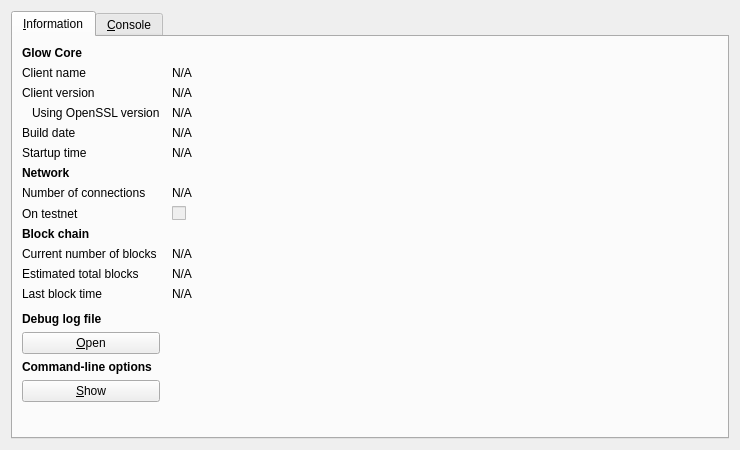
<?xml version="1.0" encoding="UTF-8"?>
<ui version="4.0">
 <class>RPCConsole</class>
 <widget class="QDialog" name="RPCConsole">
  <property name="geometry">
   <rect>
    <x>0</x>
    <y>0</y>
    <width>740</width>
    <height>450</height>
   </rect>
  </property>
  <property name="windowTitle">
   <string>Glow - Debug window</string>
  </property>
  <layout class="QVBoxLayout" name="verticalLayout_2">
   <item>
    <widget class="QTabWidget" name="tabWidget">
     <property name="currentIndex">
      <number>0</number>
     </property>
     <widget class="QWidget" name="tab_info">
      <attribute name="title">
       <string>&amp;Information</string>
      </attribute>
      <layout class="QGridLayout" name="gridLayout" columnstretch="0,1">
       <property name="horizontalSpacing">
        <number>12</number>
       </property>
       <item row="0" column="0">
        <widget class="QLabel" name="label_9">
         <property name="font">
          <font>
           <weight>75</weight>
           <bold>true</bold>
          </font>
         </property>
         <property name="text">
          <string>Glow Core</string>
         </property>
        </widget>
       </item>
       <item row="1" column="0">
        <widget class="QLabel" name="label_5">
         <property name="text">
          <string>Client name</string>
         </property>
        </widget>
       </item>
       <item row="1" column="1">
        <widget class="QLabel" name="clientName">
         <property name="cursor">
          <cursorShape>IBeamCursor</cursorShape>
         </property>
         <property name="text">
          <string>N/A</string>
         </property>
         <property name="textFormat">
          <enum>Qt::PlainText</enum>
         </property>
         <property name="textInteractionFlags">
          <set>Qt::LinksAccessibleByMouse|Qt::TextSelectableByKeyboard|Qt::TextSelectableByMouse</set>
         </property>
        </widget>
       </item>
       <item row="2" column="0">
        <widget class="QLabel" name="label_6">
         <property name="text">
          <string>Client version</string>
         </property>
        </widget>
       </item>
       <item row="2" column="1">
        <widget class="QLabel" name="clientVersion">
         <property name="cursor">
          <cursorShape>IBeamCursor</cursorShape>
         </property>
         <property name="text">
          <string>N/A</string>
         </property>
         <property name="textFormat">
          <enum>Qt::PlainText</enum>
         </property>
         <property name="textInteractionFlags">
          <set>Qt::LinksAccessibleByMouse|Qt::TextSelectableByKeyboard|Qt::TextSelectableByMouse</set>
         </property>
        </widget>
       </item>
       <item row="3" column="0">
        <widget class="QLabel" name="label_14">
         <property name="text">
          <string>Using OpenSSL version</string>
         </property>
         <property name="indent">
          <number>10</number>
         </property>
        </widget>
       </item>
       <item row="3" column="1">
        <widget class="QLabel" name="openSSLVersion">
         <property name="cursor">
          <cursorShape>IBeamCursor</cursorShape>
         </property>
         <property name="text">
          <string>N/A</string>
         </property>
         <property name="textFormat">
          <enum>Qt::PlainText</enum>
         </property>
         <property name="textInteractionFlags">
          <set>Qt::LinksAccessibleByMouse|Qt::TextSelectableByKeyboard|Qt::TextSelectableByMouse</set>
         </property>
        </widget>
       </item>
       <item row="4" column="0">
        <widget class="QLabel" name="label_12">
         <property name="text">
          <string>Build date</string>
         </property>
        </widget>
       </item>
       <item row="4" column="1">
        <widget class="QLabel" name="buildDate">
         <property name="cursor">
          <cursorShape>IBeamCursor</cursorShape>
         </property>
         <property name="text">
          <string>N/A</string>
         </property>
         <property name="textFormat">
          <enum>Qt::PlainText</enum>
         </property>
         <property name="textInteractionFlags">
          <set>Qt::LinksAccessibleByMouse|Qt::TextSelectableByKeyboard|Qt::TextSelectableByMouse</set>
         </property>
        </widget>
       </item>
       <item row="5" column="0">
        <widget class="QLabel" name="label_13">
         <property name="text">
          <string>Startup time</string>
         </property>
        </widget>
       </item>
       <item row="5" column="1">
        <widget class="QLabel" name="startupTime">
         <property name="cursor">
          <cursorShape>IBeamCursor</cursorShape>
         </property>
         <property name="text">
          <string>N/A</string>
         </property>
         <property name="textFormat">
          <enum>Qt::PlainText</enum>
         </property>
         <property name="textInteractionFlags">
          <set>Qt::LinksAccessibleByMouse|Qt::TextSelectableByKeyboard|Qt::TextSelectableByMouse</set>
         </property>
        </widget>
       </item>
       <item row="6" column="0">
        <widget class="QLabel" name="label_11">
         <property name="font">
          <font>
           <weight>75</weight>
           <bold>true</bold>
          </font>
         </property>
         <property name="text">
          <string>Network</string>
         </property>
        </widget>
       </item>
       <item row="7" column="0">
        <widget class="QLabel" name="label_7">
         <property name="text">
          <string>Number of connections</string>
         </property>
        </widget>
       </item>
       <item row="7" column="1">
        <widget class="QLabel" name="numberOfConnections">
         <property name="cursor">
          <cursorShape>IBeamCursor</cursorShape>
         </property>
         <property name="text">
          <string>N/A</string>
         </property>
         <property name="textFormat">
          <enum>Qt::PlainText</enum>
         </property>
         <property name="textInteractionFlags">
          <set>Qt::LinksAccessibleByMouse|Qt::TextSelectableByKeyboard|Qt::TextSelectableByMouse</set>
         </property>
        </widget>
       </item>
       <item row="8" column="0">
        <widget class="QLabel" name="label_8">
         <property name="text">
          <string>On testnet</string>
         </property>
        </widget>
       </item>
       <item row="8" column="1">
        <widget class="QCheckBox" name="isTestNet">
         <property name="enabled">
          <bool>false</bool>
         </property>
         <property name="text">
          <string/>
         </property>
        </widget>
       </item>
       <item row="9" column="0">
        <widget class="QLabel" name="label_10">
         <property name="font">
          <font>
           <weight>75</weight>
           <bold>true</bold>
          </font>
         </property>
         <property name="text">
          <string>Block chain</string>
         </property>
        </widget>
       </item>
       <item row="10" column="0">
        <widget class="QLabel" name="label_3">
         <property name="text">
          <string>Current number of blocks</string>
         </property>
        </widget>
       </item>
       <item row="10" column="1">
        <widget class="QLabel" name="numberOfBlocks">
         <property name="cursor">
          <cursorShape>IBeamCursor</cursorShape>
         </property>
         <property name="text">
          <string>N/A</string>
         </property>
         <property name="textFormat">
          <enum>Qt::PlainText</enum>
         </property>
         <property name="textInteractionFlags">
          <set>Qt::LinksAccessibleByMouse|Qt::TextSelectableByKeyboard|Qt::TextSelectableByMouse</set>
         </property>
        </widget>
       </item>
       <item row="11" column="0">
        <widget class="QLabel" name="label_4">
         <property name="text">
          <string>Estimated total blocks</string>
         </property>
        </widget>
       </item>
       <item row="11" column="1">
        <widget class="QLabel" name="totalBlocks">
         <property name="cursor">
          <cursorShape>IBeamCursor</cursorShape>
         </property>
         <property name="text">
          <string>N/A</string>
         </property>
         <property name="textFormat">
          <enum>Qt::PlainText</enum>
         </property>
         <property name="textInteractionFlags">
          <set>Qt::LinksAccessibleByMouse|Qt::TextSelectableByKeyboard|Qt::TextSelectableByMouse</set>
         </property>
        </widget>
       </item>
       <item row="12" column="0">
        <widget class="QLabel" name="label_2">
         <property name="text">
          <string>Last block time</string>
         </property>
        </widget>
       </item>
       <item row="12" column="1">
        <widget class="QLabel" name="lastBlockTime">
         <property name="cursor">
          <cursorShape>IBeamCursor</cursorShape>
         </property>
         <property name="text">
          <string>N/A</string>
         </property>
         <property name="textFormat">
          <enum>Qt::PlainText</enum>
         </property>
         <property name="textInteractionFlags">
          <set>Qt::LinksAccessibleByMouse|Qt::TextSelectableByKeyboard|Qt::TextSelectableByMouse</set>
         </property>
        </widget>
       </item>
       <item row="13" column="0">
        <spacer name="verticalSpacer_2">
         <property name="orientation">
          <enum>Qt::Vertical</enum>
         </property>
         <property name="sizeHint" stdset="0">
          <size>
           <width>20</width>
           <height>20</height>
          </size>
         </property>
        </spacer>
       </item>
       <item row="14" column="0">
        <widget class="QLabel" name="labelDebugLogfile">
         <property name="font">
          <font>
           <weight>75</weight>
           <bold>true</bold>
          </font>
         </property>
         <property name="text">
          <string>Debug log file</string>
         </property>
        </widget>
       </item>
       <item row="15" column="0">
        <widget class="QPushButton" name="openDebugLogfileButton">
         <property name="toolTip">
          <string>Open the Glow debug log file from the current data directory. This can take a few seconds for large log files.</string>
         </property>
         <property name="text">
          <string>&amp;Open</string>
         </property>
         <property name="autoDefault">
          <bool>false</bool>
         </property>
        </widget>
       </item>
       <item row="16" column="0">
        <widget class="QLabel" name="labelCLOptions">
         <property name="font">
          <font>
           <weight>75</weight>
           <bold>true</bold>
          </font>
         </property>
         <property name="text">
          <string>Command-line options</string>
         </property>
        </widget>
       </item>
       <item row="17" column="0">
        <widget class="QPushButton" name="showCLOptionsButton">
         <property name="toolTip">
          <string>Show the Glow-Qt help message to get a list with possible Glow command-line options.</string>
         </property>
         <property name="text">
          <string>&amp;Show</string>
         </property>
         <property name="autoDefault">
          <bool>false</bool>
         </property>
        </widget>
       </item>
       <item row="18" column="0">
        <spacer name="verticalSpacer">
         <property name="orientation">
          <enum>Qt::Vertical</enum>
         </property>
         <property name="sizeHint" stdset="0">
          <size>
           <width>20</width>
           <height>40</height>
          </size>
         </property>
        </spacer>
       </item>
      </layout>
     </widget>
     <widget class="QWidget" name="tab_console">
      <attribute name="title">
       <string>&amp;Console</string>
      </attribute>
      <layout class="QVBoxLayout" name="verticalLayout_3">
       <property name="spacing">
        <number>3</number>
       </property>
       <item>
        <widget class="QTextEdit" name="messagesWidget">
         <property name="minimumSize">
          <size>
           <width>0</width>
           <height>100</height>
          </size>
         </property>
         <property name="readOnly">
          <bool>true</bool>
         </property>
         <property name="tabKeyNavigation" stdset="0">
          <bool>false</bool>
         </property>
         <property name="columnCount" stdset="0">
          <number>2</number>
         </property>
        </widget>
       </item>
       <item>
        <layout class="QHBoxLayout" name="horizontalLayout">
         <property name="spacing">
          <number>3</number>
         </property>
         <item>
          <widget class="QLabel" name="label">
           <property name="text">
            <string notr="true">&gt;</string>
           </property>
          </widget>
         </item>
         <item>
          <widget class="QLineEdit" name="lineEdit"/>
         </item>
         <item>
          <widget class="QPushButton" name="clearButton">
           <property name="maximumSize">
            <size>
             <width>24</width>
             <height>24</height>
            </size>
           </property>
           <property name="toolTip">
            <string>Clear console</string>
           </property>
           <property name="text">
            <string/>
           </property>
           <property name="icon">
            <iconset resource="../bitcoin.qrc">
             <normaloff>:/icons/remove</normaloff>:/icons/remove</iconset>
           </property>
           <property name="shortcut">
            <string notr="true">Ctrl+L</string>
           </property>
           <property name="autoDefault">
            <bool>false</bool>
           </property>
          </widget>
         </item>
        </layout>
       </item>
      </layout>
     </widget>
    </widget>
   </item>
  </layout>
 </widget>
 <resources>
  <include location="../bitcoin.qrc"/>
 </resources>
 <connections/>
</ui>
